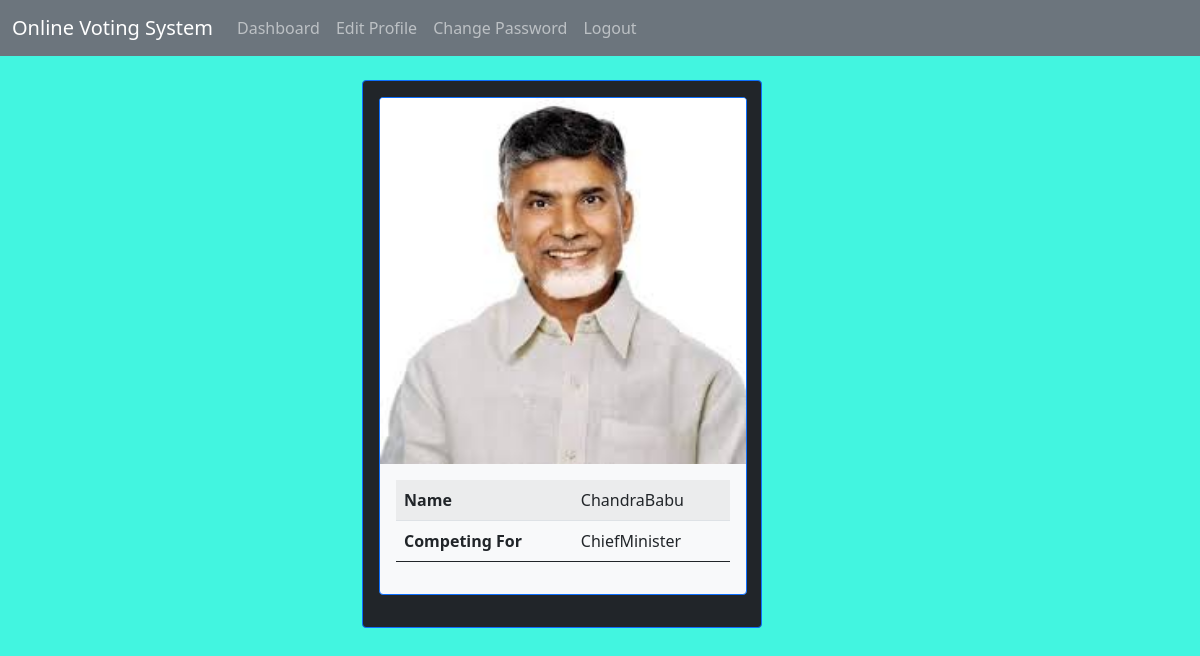
Page /candidate/detail/9/ (signed in) on the committed database.
### poll/models.py (models this page shows, shortened)
class Candidate(models.Model):
    name = models.CharField(max_length=20)
    total_vote = models.IntegerField(default=0, editable=False)
    position = models.ForeignKey(Position, on_delete=models.CASCADE)
    image = models.ImageField(verbose_name="Candidate Pic", upload_to='images/')

class Position(models.Model):
    title = models.CharField(max_length=200, unique=True)
    def __str__(self):
        return self.title

### poll/views.py (the view)
# urls.py: path('candidate/detail/<int:id>/', views.candidateDetailView, name='detail'),
@login_required
def candidateDetailView(request, id):
    obj = get_object_or_404(Candidate, pk=id)
    return render(request, "poll/candidate_detail.html", {'obj':obj})

### poll/templates/poll/candidate_detail.html (shortened to what this page needs)
{% extends "poll/base.html" %}
{% block content %}
<br>
<div class="container-fluid as-full">
  <div class="row as-flex d-flex justify-content-center">
    <div class="col-5 align-self-center" >
      <div class="card border-primary mb-3 bg-dark" style="width: 25rem;">
        <div class="card-body">
          <div class="card border-primary mb-3 bg-light" style="width: 23rem;">
            <img src="{{ obj.image.url }}" class="card-img-top" alt="Candidate Image">
            <div class="card-body">
              <table class="table table-striped table-hover">
                <tbody>
                  <tr>
                    <td><b>Name</b></td>
                    <td>{{ obj.name }}</td>
                  </tr>
                  <tr>
                    <td><b>Competing For</b></td>
                    <td>{{ obj.position }}</td>
                  </tr>
                </tbody>
            </div>
          </div>
        </div>
      </div>
    </div>
  </div>
</div>
{% endblock %}

### poll/templates/poll/candidate_detail.html (style rules this page uses)
body { background: #42f5e0; background-repeat: no-repeat; background-attachment: fixed; background-size: cover; }

### rows in the picture
Candidate: image (picture), name "ChandraBabu", position "ChiefMinister"
